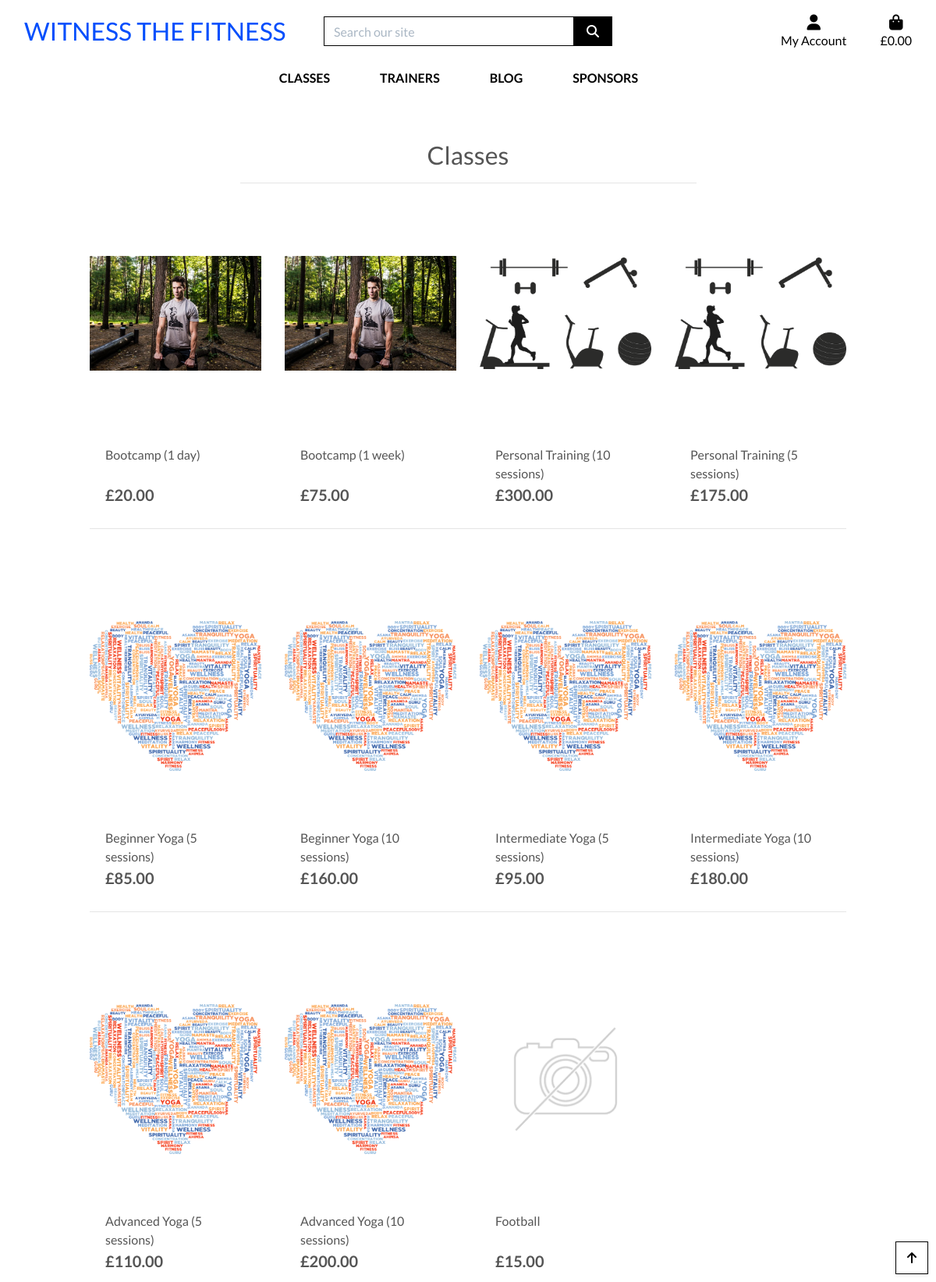
/classes/, run on the app's committed database.
### sports/models.py (models this page shows, shortened)
class Sports(models.Model):
    trainer_id = models.ForeignKey(Trainers, on_delete=models.CASCADE)
    sport_type = models.CharField(max_length=100, null=False, blank=False)
    sport_category = models.CharField(max_length=100, null=False, blank=False)
    sport_description = models.TextField(blank=True)
    sport_cost = models.DecimalField(max_digits=6, decimal_places=2, null=False, blank=False)
    sport_location = models.CharField(max_length=100, null=False, blank=False)
    sport_image = models.ImageField(null=True, blank=True)
    class Meta:
        verbose_name_plural = 'Sports'

### sports/views.py (the view, shortened to what this page needs)
# urls.py: path('', views.all_sports, name='sports'),
def all_sports(request):
    sports = Sports.objects.all()
    query = None
    context = {
        'sports': sports,
        'search_term': query,
    }
    return render(request, 'sports/sports.html/', context)

### bag/contexts.py (called while the page is built, shortened)
def bag_contents(request):
    bag_items = []
    total = 0
    product_count = 0
    bag = request.session.get('bag', {})
    context = {
        'bag_items': bag_items,
        'total': total,
        'product_count': product_count,
    }
    return context

### sports/templates/sports/sports.html (shortened to what this page needs)
{% extends "base.html" %}
{% load static %}
{% block page_header %}
    <div class="container header-container">
    </div>
{% endblock %}
{% block content %}
    <div class="overlay"></div>
    <div class="container-fluid">
        <div class="row">
            <div class="col text-center mt-3">
                <h2 class=>Classes</h2>
                <hr class="w-50 mb-1">
            </div>
        </div>
        <div class="row">
            <div class="classes-container col-10 offset-1">
                <div class="row">
                    {% if sports %}
                    {% for sport in sports %}
                        <div class="col-sm-6 col-md-6 col-lg-4 col-xl-3">
                            <div class="card h-100 border-0">
                                {% if sport.sport_image %}
                                    <a href="{% url 'sport_detail' sport.id %}">
                                        <img class="card-img-top img-fluid" src="{{ sport.sport_image.url }}" alt="{{ sport.sport_category }}">
                                    </a>
                                {% else %}
                                    <a href="{% url 'sport_detail' sport.id %}">
                                        <img class="card-img-top"
                                            src="{{ MEDIA_URL }}noimage.png" alt="{{ sport.sport_category }}">
                                    </a>
                                {% endif %}
                                <div class="card-body pb-0">
                                    <p class="mb-0">{{ sport.sport_category }}</p>
                                </div>
                                <div class="card-footer bg-white pt-0 border-0 text-left">
                                    <div class="row">
                                        <div class="col">
                                            <p class="lead mb-0 text-left font-weight-bold">£{{ sport.sport_cost }}</p>
                                        </div>
                                    </div>
                                </div>
                            </div>
                        </div>
                        {% if forloop.counter|divisibleby:4 %}
                            <div class="col-12 d-none d-xl-block mb-5">
                                <hr>
                            </div>
                        {% endif %}
                    {% endfor %}
                    {% else %}
                    <h2>No result found</h2>
                    {% endif %}
                </div>
            </div>
        </div>
    </div>
    <div class="btt-button shadow-sm rounded-0 border border-black">
        <a class="btt-link d-flex h-100">
            <i class="fas fa-arrow-up text-black mx-auto my-auto"></i>
        </a>
    </div>
{% endblock %}

### static/css/base.css (style rules this page uses)
html { height: 100%; }
body { background: url('/media/homepage_background.jpg') no-repeat center center fixed; background-size: cover; height: calc(100vh - 164px); color: #555; font-family: 'Lato'; }
.text-black { color: #000 !important; }
.border-black { border: 1px solid black !important; }
.overlay { height: 100%; width: 100%; top: 0; left: 0; position: fixed; background: white; z-index: -1; }
.btt-button { height: 42px; width: 42px; position: fixed; bottom: 10px; right: 10px; }
.btt-link, .update-link, .remove-item { cursor: pointer; }
.card { border: none; background-color: transparent; }
.card-img-top { width: 100%; height: 25vw; object-fit: scale-down; }
@media (min-width: 1200px) { .container { max-width: 80%; } }
@media (min-width: 992px) { .header-container { padding-top: 164px; } }

### data on the page
Sports: sport_image (picture), sport_category "Bootcamp (1 day)", sport_cost "20.00"
Sports: sport_image (picture), sport_category "Bootcamp (1 week)", sport_cost "75.00"
Sports: sport_image (picture), sport_category "Personal Training (10 sessions)", sport_cost "300.00"
Sports: sport_image (picture), sport_category "Personal Training (5 sessions)", sport_cost "175.00"
Sports: sport_image (picture), sport_category "Beginner Yoga (5 sessions)", sport_cost "85.00"
Sports: sport_image (picture), sport_category "Beginner Yoga (10 sessions)", sport_cost "160.00"
Sports: sport_image (picture), sport_category "Intermediate Yoga (5 sessions)", sport_cost "95.00"
Sports: sport_image (picture), sport_category "Intermediate Yoga (10 sessions)", sport_cost "180.00"
Sports: sport_image (picture), sport_category "Advanced Yoga (5 sessions)", sport_cost "110.00"
Sports: sport_image (picture), sport_category "Advanced Yoga (10 sessions)", sport_cost "200.00"
Sports: sport_category "Football", sport_cost "15.00"
